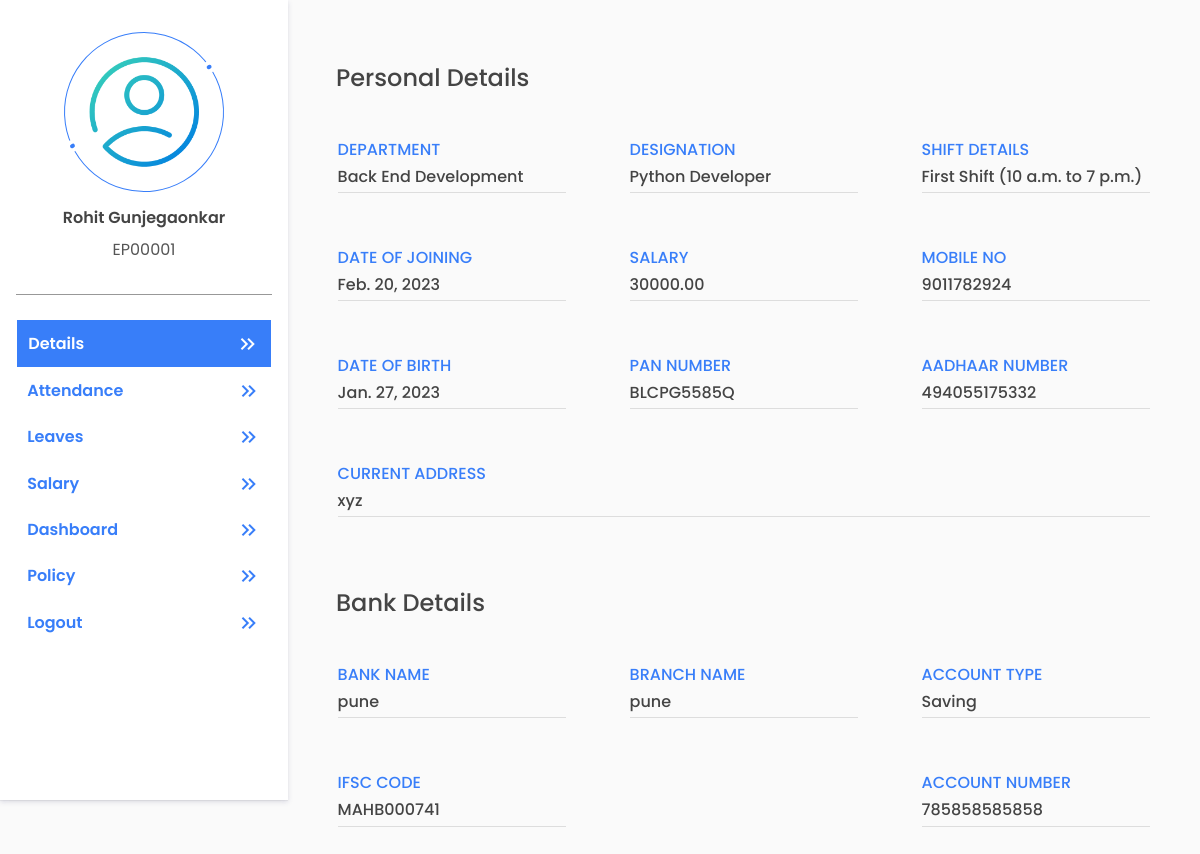
The page /accounts/self-detail/ (signed in) on the database its author committed.
### account/models.py (models this page shows, shortened)
class UserAdditionalDetail(models.Model):
    emp_user = models.OneToOneField(User, on_delete=models.CASCADE, related_name='user_additional_details')
    gender = models.CharField(choices=(('Male' , 'Male'), ('Female', 'Female')), max_length=55, null=True)
    mobile_no = models.BigIntegerField(null=True)
    date_of_birth = models.DateField(null=True)
    pan_number = models.CharField(max_length=10, null=True)
    aadhaar_number = models.BigIntegerField(null=True)
    permanent_address = models.TextField(null=True)
    current_address = models.TextField(null=True)
    marital_status = models.CharField(choices=(('Single', 'Single'), ('Married', 'Married')), max_length=55, null=True)
    passport_no = models.CharField(max_length=9, null=True)
    father_name = models.CharField(max_length=255, null=True)
    mother_name = models.CharField(max_length=255, null=True)
    nationality = models.CharField(max_length=50, null=True)
    emergency_contact_no = models.BigIntegerField(null=True)
    blood_group = models.CharField(max_length=3, null=True)
    profile_photo = models.ImageField(upload_to='userprofile', null=True, default='default_profile_pic.png')
    is_requested = models.BooleanField(default=False)
    is_completed_additional_details = models.BooleanField(default=False)  # this will become True if mandatory fields are filled by employee after verification by HR
    created_at = models.DateTimeField(auto_now_add=True)
    updated_at = models.DateTimeField(auto_now=True)

class UserBasicDetails(models.Model):
    emp_user = models.OneToOneField(User, on_delete=models.CASCADE, related_name='user_basics')
    designation = models.ForeignKey(Designation, on_delete=models.CASCADE, to_field='designation_name',related_name='user_designation_details', null=True)
    department = models.ForeignKey(Department, on_delete=models.CASCADE, to_field='department_name',related_name='user_department_details', null=True)
    shift_details = models.ForeignKey(UserShiftDetails, on_delete=models.CASCADE, to_field='shift_name',related_name='user_shift_details', null=True)
    date_of_joining = models.DateField(auto_now=True, null=True)
    salary = models.DecimalField(max_digits=10, decimal_places=2, null=True)
    uan_number = models.BigIntegerField(null=True)
    pf_number = models.CharField(max_length=10, null=True)
    experience_status = models.CharField (choices=(("Fresher", "Fresher"), ("Experienced", "Experienced")), max_length=50, null=True)
    is_salaried = models.BooleanField(default=True)   #if salaried is True deduction part for employee will be calculated eg. PF.
    is_active = models.BooleanField(default=True)
    is_approved = models.BooleanField(default=False)
    is_verify = models.BooleanField(default=False)
    is_requested = models.BooleanField(default=False)
    created_by = models.ForeignKey(User, on_delete=models.CASCADE, related_name='employee_created_by', null=True)
    approved_by = models.ForeignKey(User, on_delete=models.CASCADE, related_name='employee_approved_by', null=True)
    is_completed_basic_details = models.BooleanField(default=False)
    created_at = models.DateTimeField(auto_now_add=True)
    updated_at = models.DateTimeField(auto_now=True)

class Department(models.Model):
    department_name = models.CharField(max_length=100, unique=True)
    created_at = models.DateTimeField(auto_now_add=True)
    updated_at = models.DateTimeField(auto_now=True)
    def __str__ (self):
        return self.department_name

class Designation(models.Model):
    designation_name = models.CharField(max_length=100, unique=True)
    created_at = models.DateTimeField(auto_now_add=True)
    updated_at = models.DateTimeField(auto_now=True)
    def __str__ (self):
        return self.designation_name

class UserShiftDetails(models.Model):
    shift_name = models.CharField(max_length=100, unique=True)
    in_time = models.TimeField()
    out_time = models.TimeField()
    created_at = models.DateTimeField(auto_now_add=True)
    updated_at = models.DateTimeField(auto_now=True)
    def __str__ (self):
        return self.shift_name

class UserBankDetail(models.Model):
    emp_user = models.OneToOneField(User, on_delete=models.CASCADE, related_name='user_bank_details')
    bank_name = models.CharField(max_length=255, null=True)
    branch_name = models.CharField(max_length=100,null=True)
    account_type = models.CharField(choices=(('Current', 'Current'), ('Saving', 'Saving')), max_length=25, null=True)
    ifsc_code = models.CharField(max_length=11, null=True)
    account_number = models.BigIntegerField(null=True)
    is_completed_bank_details = models.BooleanField(default=False)
    created_at = models.DateTimeField(auto_now_add=True)
    updated_at = models.DateTimeField(auto_now=True)

### account/account_views/self_services/self_detail.py (the view)
# urls.py: path("self-detail/", SelfDetail.as_view(), name="self_details"),
class SelfDetail(View):
    @method_decorator(login_required(login_url='login'))
    def get(self, request):
        user_id = request.POST.get('user')
        is_profile_complete(user_id)
        user_id = request.user.id
        data = {
            "basic_detail": UserBasicDetails.objects.get(emp_user_id=user_id),
            "additional_detail": UserAdditionalDetail.objects.get(emp_user_id=user_id),
            "educational_details": UserEducationDetails.objects.get(emp_user_id=user_id),
            "bank_detail": UserBankDetail.objects.get(emp_user_id=user_id),
        }
        return render(request, 'account/self_services/self_details.html', data)

### account/account_views/dependencies/basic_functions.py (called while the page is built, shortened)
def user_details(user_id, is_detail_required=False, detail=0, **kwargs):
    if User.objects.filter(id=user_id).exists() == False:
        return None

def is_profile_complete(user_id, **kwargs):
    user_detail = user_details(user_id, True, 0)
    return 'login'

### templates/account/self_services/self_details.html (shortened to what this page needs)
{% extends 'profile_basic.html' %}
{% load static %}
{% block tag %}
<link href="{%static 'css/self-details.css'%}" rel="stylesheet">
{% endblock %}
{% block profile %}
<section class="user-info">
    <div class="details">
        <h1 class="main-heading">Personal Details</h1>
        <div class="info">
            <p class="info-title">Department</p>
            <p class="info-description">{{basic_detail.department}}</p>
        </div>
        <div class="info">
            <p class="info-title">Designation</p>
            <p class="info-description">{{basic_detail.designation}}</p>
        </div>
        <div class="info">
            <p class="info-title">Shift Details</p>
            <p class="info-description">{{basic_detail.shift_details}} ({{basic_detail.shift_details.in_time}} to {{basic_detail.shift_details.out_time}}) </p>
        </div>
        <div class="info">
            <p class="info-title">Date of joining</p>
            <p class="info-description">{{basic_detail.date_of_joining}}</p>
        </div>
        <div class="info">
            <p class="info-title">salary</p>
            <p class="info-description">{{basic_detail.salary}}
            </p>
        </div>
        <div class="info">
            <p class="info-title">mobile no</p>
            <p class="info-description">{{additional_detail.mobile_no}}
            </p>
        </div>
        <div class="info">
            <p class="info-title">date of birth</p>
            <p class="info-description">{{additional_detail.date_of_birth}}
            </p>
        </div>
        <div class="info">
            <p class="info-title">pan number</p>
            <p class="info-description">{{additional_detail.pan_number}}
            </p>
        </div>
        <div class="info">
            <p class="info-title">aadhaar number</p>
            <p class="info-description">{{additional_detail.aadhaar_number}}
            </p>
        </div>
        <div class="info info-full">
            <p class="info-title">current address</p>
            <p class="info-description">{{additional_detail.current_address}}
            </p>
        </div>
        <h1 class="main-heading">Bank Details</h1>
        <div class="info">
            <p class="info-title">bank name</p>
            <p class="info-description">{{bank_detail.bank_name}}
            </p>
        </div>
        <div class="info">
            <p class="info-title">branch name</p>
            <p class="info-description">{{bank_detail.branch_name}}
            </p>
        </div>
        <div class="info">
            <p class="info-title">account type</p>
            <p class="info-description">{{bank_detail.account_type}}
            </p>
        </div>
        <div class="info">
            <p class="info-title">ifsc code</p>
            <p class="info-description">{{bank_detail.ifsc_code}}
            </p>
        </div>
        <div class="info ">
            <p class="info-title">account number</p>
            <p class="info-description">{{bank_detail.account_number}}
            </p>
        </div>
    </div>
</section>
{% endblock %}

### templates/profile_basic.html (shortened to what this page needs)
{% extends 'basic.html' %}
{% load static %}
{%block body%}
<section class="profile-container">
    <section class="profile-links-container">
        <div class="user-profile">
            <div class="user-profile-pic">
                <img src="{{request.user.user_additional_details.profile_photo.url}}" alt="">
            </div>
            <h4>{{request.user.get_full_name}}</h4>
            <p>{{request.user.username}}</p>
        </div>
        <div class="profile-navigations">
            <ul class="profile-navigation-links">
                <a href="{% url 'self_details' %}">
                    <li class="profile-navigation-link" id="self-detail">Details
                        <span class="material-symbols-outlined">
                        </span>
                    </li>
                </a>
                <a href="{% url 'self_attendance' %}">
                    <li class="profile-navigation-link" id="self-attendance">Attendance
                        <span class="material-symbols-outlined">
                        </span>
                    </li>
                </a>
                <a href="{% url 'self_leave' %}">
                    <li class="profile-navigation-link" id="self-leave">Leaves
                        <span class="material-symbols-outlined">
                        </span>
                    </li>
                </a>
                <a href="{% url 'self_salary' %}">
                    <li class="profile-navigation-link" id="self-salary">Salary
                        <span class="material-symbols-outlined">
                        </span>
                    </li>
                </a>
                <a href="{% url 'admin_dashboard' %}">
                    <li class="profile-navigation-link" id="dashboard">Dashboard
                        <span class="material-symbols-outlined">
                        </span>
                    </li>
                </a>
                <a href="{% url 'policy' %}">
                    <li class="profile-navigation-link" id="policy">Policy
                        <span class="material-symbols-outlined">
                        </span>
                    </li>
                </a>
                <a href="{% url 'logout' %}">
                    <li class="profile-navigation-link" id="Logout">Logout
                        <span class="material-symbols-outlined">
                        </span>
                    </li>
                </a>
            </ul>
        </div>
    </section>
    <section class="profile-details-container">
        {% block profile %}
        {% endblock %}
    </section>
</section>
{%endblock%}

### static/css/style.css (style rules this page uses)
*, *::after, *::before { box-sizing: border-box; padding: 0; margin: 0; }
html { scroll-behavior: smooth; }
body { font-family: "Poppins", sans-serif; scroll-behavior: smooth; color: #555555; background: hsl(0, 0%, 98%);; }
h1, h2, h3, h4, h5, h6 { color: #000000; }
a { color: #000000; transition: all .5s ease; text-decoration: none; }
ul { padding: 0; }

### static/css/self-details.css (style rules this page uses)
.details { padding: 2rem; display: flex; justify-content: space-between; align-items: center; flex-wrap: wrap; width: 100%; overflow: auto; }
.info { flex: 1 1 auto; max-width: 30%; width: 100%; margin: 0.3em; margin-bottom: 1em; padding: 0.5em 0.8em; }
.details .info-full { max-width: 100%; }
.info .info-title { color: #387EF9; font-weight: 500; margin-bottom: 0.2em; text-transform: uppercase; }
.info .info-description { padding-bottom: 0.2em; color: #444; font-weight: 500; border-bottom: 1px solid #ddd; }
.main-heading { font-size: 1.5rem; width: 100%; color: #444; margin: 2rem 1rem; font-weight: 500; }

### templates/profile_basic.html (style rules this page uses)
* { margin: 0; padding: 0; box-sizing: border-box; }
.profile-navigations .profile-navigation-links .link1 { color: #fff; background-color: #387EF9; transition: all 0.5s ease-out; border: 1px solid #fff; }
.profile-container { width: 100%; display: flex; }
.profile-links-container { max-width: 18rem; width: 100%; position: fixed; overflow: auto; height: 100vh; overflow: auto; padding: 1rem; background-color: #fff; box-shadow: rgba(50, 50, 105, 0.15) 0px 2px 5px 0px, rgba(0, 0, 0, 0.05) 0px 1px 1px 0px; }
.user-profile { display: flex; align-items: center; justify-content: space-evenly; flex-direction: column; padding-bottom: 1em; border-bottom: 1px solid rgb(152, 152, 152); }
.user-profile h4 { color: #444; font-size: 1rem; font-weight: 600; }
.user-profile p { max-width: 100%; overflow: hidden; margin-top: 0.2em; }
.user-profile-pic { width: 10rem; height: 10rem; border-radius: 50%; display: flex; align-items: center; justify-content: center; margin: 1em; border: 1px solid #387EF9; position: relative; transform: rotate(60deg); }
.user-profile-pic::before { content: ""; width: 0.8rem; height: 0.8rem; border-radius: 50%; position: absolute; top: 0; border: 0.3rem solid #fff; background: #387EF9; transform: translate(-50%, -50%); }
.user-profile-pic::after { content: ""; width: 0.8rem; height: 0.8rem; border: 0.3rem solid #fff; border-radius: 50%; position: absolute; bottom: 0; background: #387EF9; transform: translate(-50%, 50%); }
.user-profile-pic img { width: 9.1rem; height: 9.1rem; background-position: center; background-repeat: no-repeat; background-size: cover; border-radius: 50%; transform: rotate(-60deg); z-index: 2; }
.profile-navigations { margin: 1.5rem 0; }
.profile-navigation-links li { list-style: none; border-collapse: collapse; padding: 0.7em; display: flex; align-items: center; justify-content: space-between; }
.profile-navigation-links a { text-decoration: none; color: #387EF9; font-weight: 600; }
.profile-details-container { width: 100%; margin-left: 18rem; min-height: 80vh; height: 100%; display: flex; flex-direction: column; justify-content: flex-start; }

### templates/account/self_services/self_details.html (style rules this page uses)
.profile-navigations .profile-navigation-links .link1 { color: #fff; background-color: #387EF9; transition: all 0.5s ease-out; }

### rows shown on the page
UserBasicDetails: department "Back End Development", designation "Python Developer", shift_details "First Shift", shift_details.in_time "10 a.m.", shift_details.out_time "7 p.m.", date_of_joining "Feb. 20, 2023", salary "30000.00"
UserAdditionalDetail: mobile_no "9011782924", date_of_birth "Jan. 27, 2023", pan_number "BLCPG5585Q", aadhaar_number "494055175332", current_address "xyz"
UserBankDetail: bank_name "pune", branch_name "pune", account_type "Saving", ifsc_code "MAHB000741", account_number "785858585858"

### other values the page prints
{{ request.user.get_full_name }} "Rohit Gunjegaonkar"
{{ request.user.username }} "EP00001"
